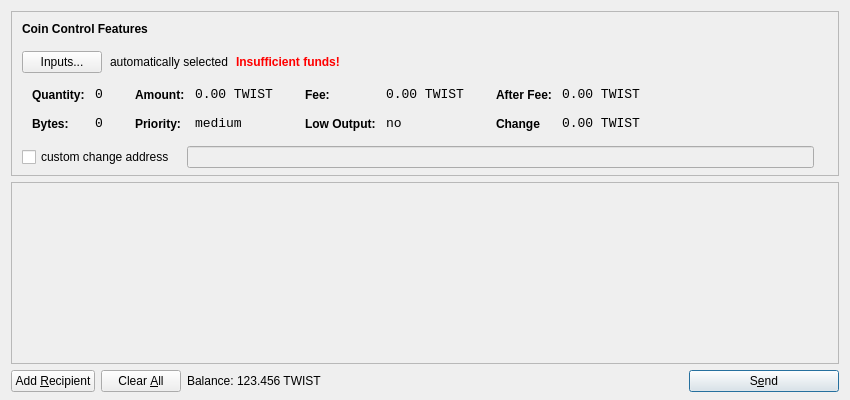
<?xml version="1.0" encoding="UTF-8"?>
<ui version="4.0">
 <class>SendCoinsDialog</class>
 <widget class="QDialog" name="SendCoinsDialog">
  <property name="geometry">
   <rect>
    <x>0</x>
    <y>0</y>
    <width>850</width>
    <height>400</height>
   </rect>
  </property>
  <property name="windowTitle">
   <string>Send Coins</string>
  </property>
  <layout class="QVBoxLayout" name="verticalLayout" stretch="0,1,0">
   <property name="bottomMargin">
    <number>8</number>
   </property>
   <item>
    <widget class="QFrame" name="frameCoinControl">
     <property name="sizePolicy">
      <sizepolicy hsizetype="Expanding" vsizetype="Expanding">
       <horstretch>0</horstretch>
       <verstretch>0</verstretch>
      </sizepolicy>
     </property>
     <property name="maximumSize">
      <size>
       <width>16777215</width>
       <height>16777215</height>
      </size>
     </property>
     <property name="frameShape">
      <enum>QFrame::StyledPanel</enum>
     </property>
     <property name="frameShadow">
      <enum>QFrame::Sunken</enum>
     </property>
     <layout class="QVBoxLayout" name="verticalLayoutCoinControl2">
      <property name="spacing">
       <number>-1</number>
      </property>
      <property name="leftMargin">
       <number>0</number>
      </property>
      <property name="topMargin">
       <number>0</number>
      </property>
      <property name="rightMargin">
       <number>0</number>
      </property>
      <property name="bottomMargin">
       <number>6</number>
      </property>
      <item>
       <layout class="QVBoxLayout" name="verticalLayoutCoinControl" stretch="0,0,0,0,1">
        <property name="spacing">
         <number>0</number>
        </property>
        <property name="leftMargin">
         <number>10</number>
        </property>
        <property name="topMargin">
         <number>10</number>
        </property>
        <item>
         <layout class="QHBoxLayout" name="horizontalLayoutCoinControl1">
          <property name="bottomMargin">
           <number>15</number>
          </property>
          <item>
           <widget class="QLabel" name="labelCoinControlFeatures">
            <property name="sizePolicy">
             <sizepolicy hsizetype="Preferred" vsizetype="Maximum">
              <horstretch>0</horstretch>
              <verstretch>0</verstretch>
             </sizepolicy>
            </property>
            <property name="font">
             <font>
              <weight>75</weight>
              <bold>true</bold>
             </font>
            </property>
            <property name="styleSheet">
             <string notr="true">font-weight:bold;</string>
            </property>
            <property name="text">
             <string>Coin Control Features</string>
            </property>
           </widget>
          </item>
         </layout>
        </item>
        <item>
         <layout class="QHBoxLayout" name="horizontalLayoutCoinControl2" stretch="0,0,0,0">
          <property name="spacing">
           <number>8</number>
          </property>
          <property name="bottomMargin">
           <number>10</number>
          </property>
          <item>
           <widget class="QPushButton" name="pushButtonCoinControl">
            <property name="styleSheet">
             <string notr="true"/>
            </property>
            <property name="text">
             <string>Inputs...</string>
            </property>
           </widget>
          </item>
          <item>
           <widget class="QLabel" name="labelCoinControlAutomaticallySelected">
            <property name="text">
             <string>automatically selected</string>
            </property>
            <property name="margin">
             <number>5</number>
            </property>
           </widget>
          </item>
          <item>
           <widget class="QLabel" name="labelCoinControlInsuffFunds">
            <property name="font">
             <font>
              <weight>75</weight>
              <bold>true</bold>
             </font>
            </property>
            <property name="styleSheet">
             <string notr="true">color:red;font-weight:bold;</string>
            </property>
            <property name="text">
             <string>Insufficient funds!</string>
            </property>
            <property name="margin">
             <number>5</number>
            </property>
           </widget>
          </item>
          <item>
           <spacer name="horizontalSpacerCoinControl">
            <property name="orientation">
             <enum>Qt::Horizontal</enum>
            </property>
            <property name="sizeHint" stdset="0">
             <size>
              <width>40</width>
              <height>1</height>
             </size>
            </property>
           </spacer>
          </item>
         </layout>
        </item>
        <item>
         <widget class="QWidget" name="widgetCoinControl" native="true">
          <property name="sizePolicy">
           <sizepolicy hsizetype="Preferred" vsizetype="Preferred">
            <horstretch>0</horstretch>
            <verstretch>0</verstretch>
           </sizepolicy>
          </property>
          <property name="minimumSize">
           <size>
            <width>0</width>
            <height>0</height>
           </size>
          </property>
          <property name="styleSheet">
           <string notr="true"/>
          </property>
          <layout class="QHBoxLayout" name="horizontalLayoutCoinControl5">
           <property name="margin">
            <number>0</number>
           </property>
           <item>
            <layout class="QHBoxLayout" name="horizontalLayoutCoinControl3" stretch="0,0,0,1">
             <property name="spacing">
              <number>20</number>
             </property>
             <property name="topMargin">
              <number>0</number>
             </property>
             <property name="bottomMargin">
              <number>10</number>
             </property>
             <item>
              <layout class="QFormLayout" name="formLayoutCoinControl1">
               <property name="horizontalSpacing">
                <number>10</number>
               </property>
               <property name="verticalSpacing">
                <number>14</number>
               </property>
               <property name="leftMargin">
                <number>10</number>
               </property>
               <property name="topMargin">
                <number>4</number>
               </property>
               <property name="rightMargin">
                <number>6</number>
               </property>
               <item row="0" column="0">
                <widget class="QLabel" name="labelCoinControlQuantityText">
                 <property name="styleSheet">
                  <string notr="true">font-weight:bold;</string>
                 </property>
                 <property name="text">
                  <string>Quantity:</string>
                 </property>
                 <property name="margin">
                  <number>0</number>
                 </property>
                </widget>
               </item>
               <item row="0" column="1">
                <widget class="QLabel" name="labelCoinControlQuantity">
                 <property name="font">
                  <font>
                   <family>Monospace</family>
                   <pointsize>10</pointsize>
                  </font>
                 </property>
                 <property name="cursor">
                  <cursorShape>IBeamCursor</cursorShape>
                 </property>
                 <property name="contextMenuPolicy">
                  <enum>Qt::ActionsContextMenu</enum>
                 </property>
                 <property name="text">
                  <string>0</string>
                 </property>
                 <property name="margin">
                  <number>0</number>
                 </property>
                 <property name="textInteractionFlags">
                  <set>Qt::LinksAccessibleByMouse|Qt::TextSelectableByKeyboard|Qt::TextSelectableByMouse</set>
                 </property>
                </widget>
               </item>
               <item row="1" column="0">
                <widget class="QLabel" name="labelCoinControlBytesText">
                 <property name="styleSheet">
                  <string notr="true">font-weight:bold;</string>
                 </property>
                 <property name="text">
                  <string>Bytes:</string>
                 </property>
                </widget>
               </item>
               <item row="1" column="1">
                <widget class="QLabel" name="labelCoinControlBytes">
                 <property name="font">
                  <font>
                   <family>Monospace</family>
                   <pointsize>10</pointsize>
                  </font>
                 </property>
                 <property name="cursor">
                  <cursorShape>IBeamCursor</cursorShape>
                 </property>
                 <property name="contextMenuPolicy">
                  <enum>Qt::ActionsContextMenu</enum>
                 </property>
                 <property name="text">
                  <string>0</string>
                 </property>
                 <property name="textInteractionFlags">
                  <set>Qt::LinksAccessibleByMouse|Qt::TextSelectableByKeyboard|Qt::TextSelectableByMouse</set>
                 </property>
                </widget>
               </item>
              </layout>
             </item>
             <item>
              <layout class="QFormLayout" name="formLayoutCoinControl2">
               <property name="horizontalSpacing">
                <number>10</number>
               </property>
               <property name="verticalSpacing">
                <number>14</number>
               </property>
               <property name="leftMargin">
                <number>6</number>
               </property>
               <property name="topMargin">
                <number>4</number>
               </property>
               <property name="rightMargin">
                <number>6</number>
               </property>
               <item row="0" column="0">
                <widget class="QLabel" name="labelCoinControlAmountText">
                 <property name="styleSheet">
                  <string notr="true">font-weight:bold;</string>
                 </property>
                 <property name="text">
                  <string>Amount:</string>
                 </property>
                 <property name="margin">
                  <number>0</number>
                 </property>
                </widget>
               </item>
               <item row="0" column="1">
                <widget class="QLabel" name="labelCoinControlAmount">
                 <property name="font">
                  <font>
                   <family>Monospace</family>
                   <pointsize>10</pointsize>
                  </font>
                 </property>
                 <property name="cursor">
                  <cursorShape>IBeamCursor</cursorShape>
                 </property>
                 <property name="contextMenuPolicy">
                  <enum>Qt::ActionsContextMenu</enum>
                 </property>
                 <property name="text">
                  <string notr="true">0.00 TWIST</string>
                 </property>
                 <property name="textInteractionFlags">
                  <set>Qt::LinksAccessibleByMouse|Qt::TextSelectableByKeyboard|Qt::TextSelectableByMouse</set>
                 </property>
                </widget>
               </item>
               <item row="1" column="0">
                <widget class="QLabel" name="labelCoinControlPriorityText">
                 <property name="styleSheet">
                  <string notr="true">font-weight:bold;</string>
                 </property>
                 <property name="text">
                  <string>Priority:</string>
                 </property>
                </widget>
               </item>
               <item row="1" column="1">
                <widget class="QLabel" name="labelCoinControlPriority">
                 <property name="font">
                  <font>
                   <family>Monospace</family>
                   <pointsize>10</pointsize>
                  </font>
                 </property>
                 <property name="cursor">
                  <cursorShape>IBeamCursor</cursorShape>
                 </property>
                 <property name="contextMenuPolicy">
                  <enum>Qt::ActionsContextMenu</enum>
                 </property>
                 <property name="text">
                  <string>medium</string>
                 </property>
                 <property name="textInteractionFlags">
                  <set>Qt::LinksAccessibleByMouse|Qt::TextSelectableByKeyboard|Qt::TextSelectableByMouse</set>
                 </property>
                </widget>
               </item>
              </layout>
             </item>
             <item>
              <layout class="QFormLayout" name="formLayoutCoinControl3">
               <property name="horizontalSpacing">
                <number>10</number>
               </property>
               <property name="verticalSpacing">
                <number>14</number>
               </property>
               <property name="leftMargin">
                <number>6</number>
               </property>
               <property name="topMargin">
                <number>4</number>
               </property>
               <property name="rightMargin">
                <number>6</number>
               </property>
               <item row="0" column="0">
                <widget class="QLabel" name="labelCoinControlFeeText">
                 <property name="styleSheet">
                  <string notr="true">font-weight:bold;</string>
                 </property>
                 <property name="text">
                  <string>Fee:</string>
                 </property>
                 <property name="margin">
                  <number>0</number>
                 </property>
                </widget>
               </item>
               <item row="0" column="1">
                <widget class="QLabel" name="labelCoinControlFee">
                 <property name="font">
                  <font>
                   <family>Monospace</family>
                   <pointsize>10</pointsize>
                  </font>
                 </property>
                 <property name="cursor">
                  <cursorShape>IBeamCursor</cursorShape>
                 </property>
                 <property name="contextMenuPolicy">
                  <enum>Qt::ActionsContextMenu</enum>
                 </property>
                 <property name="text">
                  <string notr="true">0.00 TWIST</string>
                 </property>
                 <property name="textInteractionFlags">
                  <set>Qt::LinksAccessibleByMouse|Qt::TextSelectableByKeyboard|Qt::TextSelectableByMouse</set>
                 </property>
                </widget>
               </item>
               <item row="1" column="0">
                <widget class="QLabel" name="labelCoinControlLowOutputText">
                 <property name="styleSheet">
                  <string notr="true">font-weight:bold;</string>
                 </property>
                 <property name="text">
                  <string>Low Output:</string>
                 </property>
                </widget>
               </item>
               <item row="1" column="1">
                <widget class="QLabel" name="labelCoinControlLowOutput">
                 <property name="font">
                  <font>
                   <family>Monospace</family>
                   <pointsize>10</pointsize>
                  </font>
                 </property>
                 <property name="cursor">
                  <cursorShape>IBeamCursor</cursorShape>
                 </property>
                 <property name="contextMenuPolicy">
                  <enum>Qt::ActionsContextMenu</enum>
                 </property>
                 <property name="text">
                  <string>no</string>
                 </property>
                 <property name="textInteractionFlags">
                  <set>Qt::LinksAccessibleByMouse|Qt::TextSelectableByKeyboard|Qt::TextSelectableByMouse</set>
                 </property>
                </widget>
               </item>
              </layout>
             </item>
             <item>
              <layout class="QFormLayout" name="formLayoutCoinControl4">
               <property name="horizontalSpacing">
                <number>10</number>
               </property>
               <property name="verticalSpacing">
                <number>14</number>
               </property>
               <property name="leftMargin">
                <number>6</number>
               </property>
               <property name="topMargin">
                <number>4</number>
               </property>
               <property name="rightMargin">
                <number>6</number>
               </property>
               <item row="0" column="0">
                <widget class="QLabel" name="labelCoinControlAfterFeeText">
                 <property name="styleSheet">
                  <string notr="true">font-weight:bold;</string>
                 </property>
                 <property name="text">
                  <string>After Fee:</string>
                 </property>
                 <property name="margin">
                  <number>0</number>
                 </property>
                </widget>
               </item>
               <item row="0" column="1">
                <widget class="QLabel" name="labelCoinControlAfterFee">
                 <property name="font">
                  <font>
                   <family>Monospace</family>
                   <pointsize>10</pointsize>
                  </font>
                 </property>
                 <property name="cursor">
                  <cursorShape>IBeamCursor</cursorShape>
                 </property>
                 <property name="contextMenuPolicy">
                  <enum>Qt::ActionsContextMenu</enum>
                 </property>
                 <property name="text">
                  <string notr="true">0.00 TWIST</string>
                 </property>
                 <property name="textInteractionFlags">
                  <set>Qt::LinksAccessibleByMouse|Qt::TextSelectableByKeyboard|Qt::TextSelectableByMouse</set>
                 </property>
                </widget>
               </item>
               <item row="1" column="0">
                <widget class="QLabel" name="labelCoinControlChangeText">
                 <property name="styleSheet">
                  <string notr="true">font-weight:bold;</string>
                 </property>
                 <property name="text">
                  <string>Change</string>
                 </property>
                </widget>
               </item>
               <item row="1" column="1">
                <widget class="QLabel" name="labelCoinControlChange">
                 <property name="font">
                  <font>
                   <family>Monospace</family>
                   <pointsize>10</pointsize>
                  </font>
                 </property>
                 <property name="cursor">
                  <cursorShape>IBeamCursor</cursorShape>
                 </property>
                 <property name="contextMenuPolicy">
                  <enum>Qt::ActionsContextMenu</enum>
                 </property>
                 <property name="text">
                  <string notr="true">0.00 TWIST</string>
                 </property>
                 <property name="textInteractionFlags">
                  <set>Qt::LinksAccessibleByMouse|Qt::TextSelectableByKeyboard|Qt::TextSelectableByMouse</set>
                 </property>
                </widget>
               </item>
              </layout>
             </item>
            </layout>
           </item>
          </layout>
         </widget>
        </item>
        <item>
         <layout class="QHBoxLayout" name="horizontalLayoutCoinControl4" stretch="0,0,0">
          <property name="spacing">
           <number>12</number>
          </property>
          <property name="sizeConstraint">
           <enum>QLayout::SetDefaultConstraint</enum>
          </property>
          <property name="topMargin">
           <number>5</number>
          </property>
          <property name="rightMargin">
           <number>5</number>
          </property>
          <item>
           <widget class="QCheckBox" name="checkBoxCoinControlChange">
            <property name="text">
             <string>custom change address</string>
            </property>
           </widget>
          </item>
          <item>
           <widget class="QLineEdit" name="lineEditCoinControlChange">
            <property name="enabled">
             <bool>false</bool>
            </property>
            <property name="sizePolicy">
             <sizepolicy hsizetype="Expanding" vsizetype="Fixed">
              <horstretch>0</horstretch>
              <verstretch>0</verstretch>
             </sizepolicy>
            </property>
           </widget>
          </item>
          <item>
           <widget class="QLabel" name="labelCoinControlChangeLabel">
            <property name="sizePolicy">
             <sizepolicy hsizetype="Preferred" vsizetype="Expanding">
              <horstretch>0</horstretch>
              <verstretch>0</verstretch>
             </sizepolicy>
            </property>
            <property name="minimumSize">
             <size>
              <width>0</width>
              <height>0</height>
             </size>
            </property>
            <property name="text">
             <string/>
            </property>
            <property name="margin">
             <number>3</number>
            </property>
           </widget>
          </item>
         </layout>
        </item>
        <item>
         <spacer name="verticalSpacerCoinControl">
          <property name="orientation">
           <enum>Qt::Vertical</enum>
          </property>
          <property name="sizeHint" stdset="0">
           <size>
            <width>800</width>
            <height>1</height>
           </size>
          </property>
         </spacer>
        </item>
       </layout>
      </item>
     </layout>
    </widget>
   </item>
   <item>
    <widget class="QScrollArea" name="scrollArea">
     <property name="widgetResizable">
      <bool>true</bool>
     </property>
     <widget class="QWidget" name="scrollAreaWidgetContents">
      <property name="geometry">
       <rect>
        <x>0</x>
        <y>0</y>
        <width>830</width>
        <height>165</height>
       </rect>
      </property>
      <layout class="QVBoxLayout" name="verticalLayout_2">
       <property name="margin">
        <number>0</number>
       </property>
       <item>
        <layout class="QVBoxLayout" name="entries">
         <property name="spacing">
          <number>6</number>
         </property>
        </layout>
       </item>
       <item>
        <spacer name="verticalSpacer">
         <property name="orientation">
          <enum>Qt::Vertical</enum>
         </property>
         <property name="sizeHint" stdset="0">
          <size>
           <width>20</width>
           <height>40</height>
          </size>
         </property>
        </spacer>
       </item>
      </layout>
     </widget>
    </widget>
   </item>
   <item>
    <layout class="QHBoxLayout" name="horizontalLayout">
     <item>
      <widget class="QPushButton" name="addButton">
       <property name="toolTip">
        <string>Send to multiple recipients at once</string>
       </property>
       <property name="text">
        <string>Add &amp;Recipient</string>
       </property>
       <property name="autoDefault">
        <bool>false</bool>
       </property>
      </widget>
     </item>
     <item>
      <widget class="QPushButton" name="clearButton">
       <property name="sizePolicy">
        <sizepolicy hsizetype="Minimum" vsizetype="Fixed">
         <horstretch>0</horstretch>
         <verstretch>0</verstretch>
        </sizepolicy>
       </property>
       <property name="toolTip">
        <string>Remove all transaction fields</string>
       </property>
       <property name="text">
        <string>Clear &amp;All</string>
       </property>
       <property name="autoRepeatDelay">
        <number>300</number>
       </property>
       <property name="autoDefault">
        <bool>false</bool>
       </property>
      </widget>
     </item>
     <item>
      <layout class="QHBoxLayout" name="horizontalLayout_2">
       <property name="spacing">
        <number>3</number>
       </property>
       <item>
        <widget class="QLabel" name="label">
         <property name="sizePolicy">
          <sizepolicy hsizetype="Preferred" vsizetype="Fixed">
           <horstretch>0</horstretch>
           <verstretch>0</verstretch>
          </sizepolicy>
         </property>
         <property name="text">
          <string>Balance:</string>
         </property>
        </widget>
       </item>
       <item>
        <widget class="QLabel" name="labelBalance">
         <property name="sizePolicy">
          <sizepolicy hsizetype="Preferred" vsizetype="Fixed">
           <horstretch>0</horstretch>
           <verstretch>0</verstretch>
          </sizepolicy>
         </property>
         <property name="cursor">
          <cursorShape>IBeamCursor</cursorShape>
         </property>
         <property name="text">
          <string notr="true">123.456 TWIST</string>
         </property>
         <property name="textInteractionFlags">
          <set>Qt::LinksAccessibleByMouse|Qt::TextSelectableByKeyboard|Qt::TextSelectableByMouse</set>
         </property>
        </widget>
       </item>
      </layout>
     </item>
     <item>
      <spacer name="horizontalSpacer">
       <property name="orientation">
        <enum>Qt::Horizontal</enum>
       </property>
       <property name="sizeHint" stdset="0">
        <size>
         <width>40</width>
         <height>20</height>
        </size>
       </property>
      </spacer>
     </item>
     <item>
      <widget class="QPushButton" name="sendButton">
       <property name="minimumSize">
        <size>
         <width>150</width>
         <height>0</height>
        </size>
       </property>
       <property name="toolTip">
        <string>Confirm the send action</string>
       </property>
       <property name="text">
        <string>S&amp;end</string>
       </property>
       <property name="icon">
        <iconset resource="../bitcoin.qrc">
         <normaloff>:/icons/send</normaloff>:/icons/send</iconset>
       </property>
       <property name="default">
        <bool>true</bool>
       </property>
      </widget>
     </item>
    </layout>
   </item>
  </layout>
 </widget>
 <resources>
  <include location="../bitcoin.qrc"/>
 </resources>
 <connections/>
</ui>
